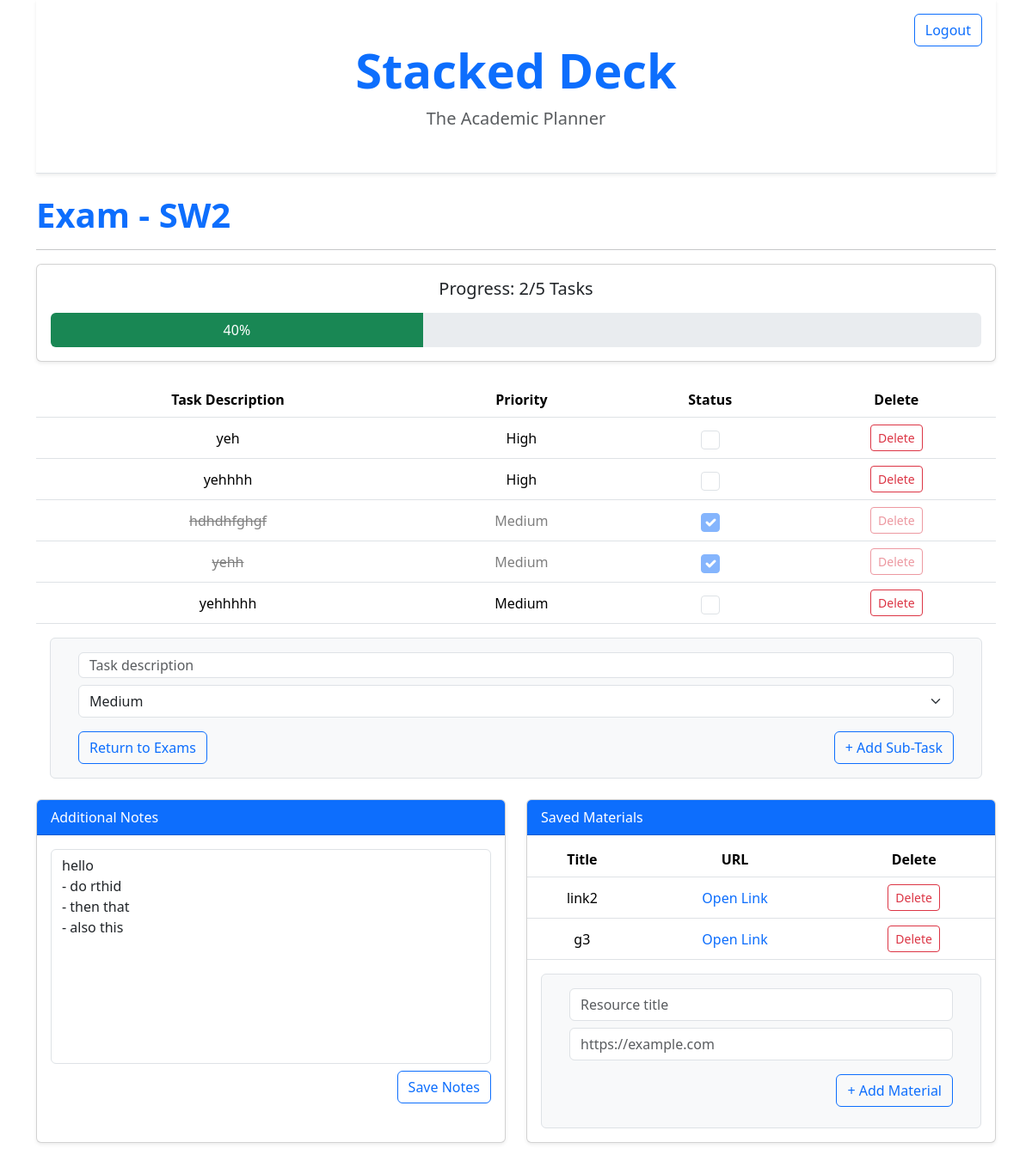
The page /exam/2 (signed in) on the database its author committed.
### app/models.py (models this page shows)
class Exam(db.Model):
    id: so.Mapped[int] = so.mapped_column(primary_key=True)
    module: so.Mapped[str] = so.mapped_column(sa.String(256), index=True)
    duration_minutes: so.Mapped[int] = so.mapped_column(sa.Integer, nullable=False)
    exam_date: so.Mapped[datetime.datetime] = so.mapped_column(sa.DateTime(timezone=True), index=True, nullable=False)
    priority: so.Mapped[Priority] = so.mapped_column(
        sa.Enum(Priority),
        default=Priority.MEDIUM,
        nullable=False
    )
    notes: so.Mapped[Optional[str]] = so.mapped_column(sa.Text, nullable=True)
    user_id: so.Mapped[int] = so.mapped_column(sa.ForeignKey(User.id), index=True)
    author: so.Mapped[User] = so.relationship(back_populates='exams')
    tasks: so.Mapped[list['Task']] = so.relationship(back_populates='exam', cascade="all, delete-orphan")
    saved_materials: so.Mapped[list["SavedMaterial"]] = so.relationship(back_populates="exam",
    cascade="all, delete-orphan")
    todo_items: so.Mapped[list["ToDoItem"]] = so.relationship(
    back_populates="exam",
    cascade="all, delete-orphan")

class ToDoItem(db.Model):
    id: so.Mapped[int] = so.mapped_column(primary_key=True)
    description: so.Mapped[str] = so.mapped_column(sa.String(256), nullable=False)
    completed: so.Mapped[bool] = so.mapped_column(
        sa.Boolean,
        default=False,
        nullable=False,
        index=True
    )
    priority: so.Mapped[Priority] = so.mapped_column(
        sa.Enum(Priority),
        default=Priority.MEDIUM,
        nullable=False
    )
    deadline: so.Mapped[Optional[datetime.datetime]] = so.mapped_column(
        sa.DateTime(timezone=True),
        nullable=True,
        index=True
    )
    exam_id: so.Mapped[Optional[int]] = so.mapped_column(
        sa.ForeignKey("exam.id"),
        nullable=True
    )
    assignment_id: so.Mapped[Optional[int]] = so.mapped_column(
        sa.ForeignKey("assignment.id"),
        nullable=True
    )
    exam: so.Mapped[Optional["Exam"]] = so.relationship(
        back_populates="todo_items"
    )
    assignment: so.Mapped[Optional["Assignment"]] = so.relationship(
        back_populates="todo_items"
    )

class SavedMaterial(db.Model):
    id: so.Mapped[int] = so.mapped_column(primary_key=True)
    title: so.Mapped[str] = so.mapped_column(sa.String(150), nullable=False)
    url: so.Mapped[str] = so.mapped_column(sa.String(500), nullable=False)
    exam_id: so.Mapped[Optional[int]] = so.mapped_column(
        sa.ForeignKey("exam.id"),
        nullable=True)
    assignment_id: so.Mapped[Optional[int]] = so.mapped_column(
        sa.ForeignKey("assignment.id"),
        nullable=True)
    exam: so.Mapped[Optional["Exam"]] = so.relationship(
        back_populates="saved_materials")
    assignment: so.Mapped[Optional["Assignment"]] = so.relationship(
        back_populates="saved_materials")

### app/routes.py (the view)
@app.route('/exam/<int:id>')
@login_required
def view_exam(id):
    exam = Exam.query.get_or_404(id)
    material_form = SavedMaterialForm()
    subtask_form = SubTaskForm()
    if exam.author != current_user:
        flash("You are not the owner of this exam.")
        return redirect(url_for('index'))
    tasks = exam.todo_items
    for task in tasks:
        if task.completed:
            task.row_class = "text-muted opacity-50"
            task.text_style = "text-decoration-line-through"
        else:
            task.row_class = ""
            task.text_style = ""
    total_tasks = len(tasks)
    completed_tasks = sum(1 for task in tasks if task.completed)
    percentage = round((completed_tasks / total_tasks) * 100) if total_tasks > 0 else 0
    return render_template('view-exam.html', exam=exam, material_form=material_form, subtask_form=subtask_form, tasks=tasks, total_tasks=total_tasks, completed_count=completed_tasks, percentage=percentage)

### app/forms.py
class SavedMaterialForm(FlaskForm):
    title = StringField('Title', validators=[DataRequired(), Length(max=256)])
    url = StringField('URL', validators=[DataRequired(), Length(max=2048)])
    submit = SubmitField('Add Material')

class SubTaskForm(FlaskForm):
    description = StringField('Description', validators=[DataRequired(), Length(max=256)])
    priority = SelectField('Priority', coerce=int, choices=PRIORITY_CHOICES, default=Priority.MEDIUM.value)
    submit = SubmitField('Add Sub-Task')

### app/models.py (called while the page is built)
@login.user_loader
def load_user(id):
    return db.session.get(User, int(id))

### app/templates/view-exam.html (shortened to what this page needs)
{% extends "base.html" %} {% block title %}View Exam{% endblock %} {% block
content %}
<h1 class="display-6 fw-bold text-primary">Exam - {{ exam.module }}</h1>
<hr />
<div class="card shadow-sm mb-4">
  <div class="card-body">
    <h5 class="card-title text-center align-middle mb-3">
      Progress: {{ completed_count }}/{{ total_tasks }} Tasks
    </h5>
    <div class="progress" style="height: 40px">
      <div
        class="progress-bar bg-success fs-6"
        role="progressbar"
        style="width: {{ percentage }}%;"
      >
        {{ percentage }}%
      </div>
    </div>
  </div>
</div>
<table class="table table-hover text-center align-middle">
  <thead>
    <tr>
      <th>Task Description</th>
      <th>Priority</th>
      <th>Status</th>
      <th>Delete</th>
    </tr>
  </thead>
  <tbody>
    {% if tasks %}
      {% for task in tasks %}
        <tr class="{{ task.row_class }}">
          <td class="{{ task.text_style }}">
            {{ task.description }}
          </td>
          <td>
              {{ task.priority.name.capitalize() }}
          </td>
          <td>
            <form action="{{ url_for('toggle_status', item_type='todo', item_id=task.id) }}" method="POST">
              <input
                class="form-check-input"
                type="checkbox"
                style="width: 22px; height: 22px; cursor: pointer;"
                onchange="this.form.submit()"
                {% if task.completed %}checked{% endif %}
              >
            </form>
          </td>
          <td>
            <form action="{{ url_for('delete_todo_item', todo_id=task.id) }}" method="POST">
              <button
                type="submit"
                onclick="return confirm('Delete this sub-task?');"
                class="btn btn-sm btn-outline-danger"
              >
                Delete
              </button>
            </form>
          </td>
        </tr>
      {% endfor %}
    {% else %}
      <tr>
        <td colspan="4" class="text-center text-muted py-4">
          No tasks added yet.
        </td>
      </tr>
    {% endif %}
  </tbody>
</table>
<form
  method="POST"
  action="{{ url_for('add_exam_subtask', exam_id=exam.id) }}"
  class="border rounded p-3 m-3 bg-light mb-4"
>
    <div class="mb-2 mx-3">
        {{ subtask_form.description(
            class="form-control",
            placeholder="Task description",
            style="height: 30px; resize: none",
        ) }}
    </div>
    <div class="mb-2 mx-3">
        {{ subtask_form.priority(class="form-select") }}
    </div>
    <div class="d-flex mt-3 mx-3">
        <a href="{{ url_for('view_exams') }}" class="btn btn-outline-primary">
            Return to Exams
        </a>
        <button type="submit" class="btn btn-outline-primary ms-auto">
            + Add Sub-Task
        </button>
    </div>
</form>
<div class="row">
  <div class="col-md-6 mb-4">
    <div class="card h-100 shadow-sm">
      <div class="card-header bg-primary text-white">Additional Notes</div>
      <div class="card-body">
        <form
          method="POST"
          action="{{ url_for('save_exam_notes', exam_id=exam.id) }}"
        >
          <textarea
            name="notes"
            class="form-control"
            rows="15"
            style="height: 250px; overflow-y: auto; resize: none"
            placeholder="Add study notes here..."
          >
{{ exam.notes }}</textarea
          >
          <div class="d-flex justify-content-end">
            <button type="submit" class="btn btn-outline-primary mt-2">
              Save Notes
            </button>
          </div>
        </form>
      </div>
    </div>
  </div>
  <div class="col-md-6 mb-4">
    <div class="card h-100 shadow-sm">
      <div class="card-header bg-primary text-white">Saved Materials</div>
      <div class="card-body p-0 mt-2">
        <table class="table table-hover text-center mb-0">
          <thead>
            <tr>
              <th>Title</th>
              <th>URL</th>
              <th>Delete</th>
            </tr>
          </thead>
          <tbody>
            {% if exam.saved_materials %}
                {% for link in exam.saved_materials %}
            <tr class="align-middle">
              <td>{{ link.title }}</td>
              <td>
                <a
                  href="{{ link.url }}"
                  target="_blank"
                  class="text-decoration-none"
                >
                   Open Link
                </a>
              </td>
              <td>
                <form method="POST" action="{{ url_for('delete_saved_material', material_id=link.id) }}" class="d-inline">
                  <button
                    type="submit"
                    onclick="return confirm('Delete this saved material?');"
                    class="btn btn-sm btn-outline-danger"
                  >
                    Delete
                  </button>
                </form>
              </td>
            </tr>
            {% endfor %} {% else %}
            <tr>
              <td colspan="2" class="text-center text-muted py-4">
                No saved materials added yet.
              </td>
            </tr>
            {% endif %}
          </tbody>
        </table>
      </div>
<form method="POST" action="{{ url_for('add_exam_material', exam_id=exam.id) }}" class="border rounded p-3 m-3 bg-light">
                <div class="mb-2 mx-3">
                    {{ material_form.title(class="form-control", placeholder="Resource title", required=True) }}
                </div>
                <div class="mb-2 mx-3">
                    {{ material_form.url(class="form-control", placeholder="https://example.com", required=True) }}
                </div>
                <div class="d-flex justify-content-end">
                    {{ material_form.submit(
                    class="btn btn-outline-primary mx-3 mb-2 mt-2",
                    value="+ Add Material"
                ) }}
                </div>
            </form>
    </div>
  </div>
  {% endblock %}

### rows shown on the page
Exam: module "SW2", notes "hello - do rthid - then that - also this"
ToDoItem: description "yeh", priority.name "High"
ToDoItem: description "yehhhh", priority.name "High"
ToDoItem: description "hdhdhfghgf", priority.name "Medium", completed "☑"
ToDoItem: description "yehh", priority.name "Medium", completed "☑"
ToDoItem: description "yehhhhh", priority.name "Medium"
SavedMaterial: title "link2"
SavedMaterial: title "g3"

### other values the page prints
{{ completed_count }} "2"
{{ total_tasks }} "5"
{{ percentage }} "40"
